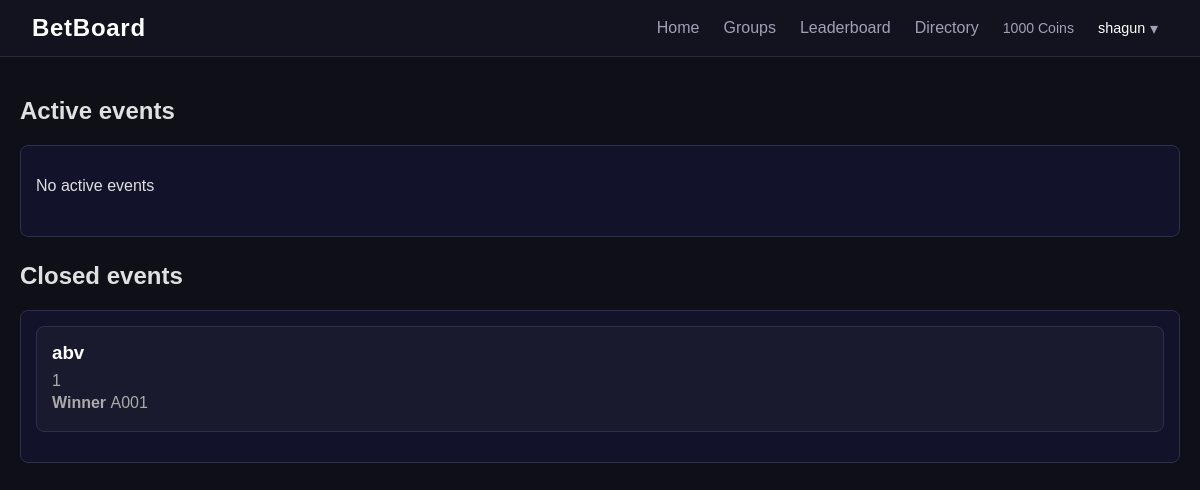
/ (signed in), run on the app's committed database.
### models.py (models this page shows)
class User(db.Model):
    __tablename__ = "users"
    id = db.Column(db.Integer, primary_key = True)
    username = db.Column(db.String(50), unique = True, nullable = False)
    password_hash = db.Column(db.String(50), nullable = False)
    coins = db.Column(db.Integer, default = 1000)
    created_at = db.Column(db.DateTime, default = datetime.utcnow)
    is_admin = db.Column(db.Boolean, default = False)
    roll_number = db.Column(db.String(20), unique = True, nullable = False)

class Event(db.Model):
    __tablename__ = "events"
    id = db.Column(db.Integer, primary_key = True)
    title = db.Column(db.String(200))
    description = db.Column(db.Text)
    prev_yes_odds = db.Column(db.Float, default = 0)
    prev_no_odds = db.Column(db.Float, default = 0)
    created_at = db.Column(db.DateTime, default = datetime.utcnow)
    event_type = db.Column(db.String(20), default="standard")
    phase = db.Column(db.String(20), nullable=True)
    status = db.Column(db.String(20), default="open")
    result = db.Column(db.String(20), nullable=True)

### routes/betting.py (the view, shortened to what this page needs)
@betting_bp.route("/")
def dashboard():
    if "user_id" not in session:
        return redirect(url_for("auth.login"))
    user = db.session.get(User, session["user_id"])
    if user is None:
        session.clear()
        return redirect(url_for("auth.login"))
    events = Event.query.all()
    event_data = []
    for event in events:
        bets = Bet.query.filter_by(event_id=event.id).all()
        user_bet = Bet.query.filter_by(event_id = event.id, user_id = user.id).first()
        if event.event_type == 'most_likely_to':
            nominees = Nominee.query.filter_by(event_id = event.id).all()
            total_pool = sum(b.amount for b in bets)
            nominee_data = []
            for n in nominees:
                pool = sum(b.amount for b in bets if b.side == n.roll_number)
                odds = round(total_pool/pool,2) if pool>0 else None
                nominee_data.append({
                    "roll_number": n.roll_number,
                    "pool": pool,
                    "odds": odds
                })
            user_nomination = None
            if event.phase == "nomination":
                user_nomination = Nomination.query.filter_by(
                    event_id = event.id,
                    nominator_id = user.id
                ).first()
            event_data.append({
            "event": event,
            "nominees": nominee_data,
            "user_bet": user_bet,
            "user_nomination": user_nomination,
            "yes_pool": 0, "no_pool": 0,
            "yes_prob": 0, "no_prob": 0,
            "yes_odds": 0, "no_odds": 0,
            "yes_direction": "same", "no_direction": "same"
        })
    return render_template(
        "dashboard.html",
        event_data=event_data,
        current_user=user
    )

### templates/dashboard.html (shortened to what this page needs)
{% extends "base.html" %}
{% block content %}
<h2>Active events</h2>
<div class="events-container">
    {%set ns = namespace(found=false)%}
    {%if not ns.found%}
    <p>No active events</p>
    {%endif%}
</div>
<h2>Closed events</h2>
<div class="events-container">
    {%set ns2 = namespace(found=false)%}
    {% for data in event_data %}
    {%set event = data.event%}
    {% if event.status == "resolved" %}
    {%set ns2.found = true%}
    <div class="event-card">
        <h3>{{ event.title }}</h3>
        <p>{{ event.description }}</p>
        <p><strong>Winner </strong>{{event.result}}</p>
    </div>
    {%endif%}
    {%endfor%}
</div>
{% endblock %}

### templates/base.html (shortened to what this page needs)
<!DOCTYPE html>
<html>
<head>
    <link rel="stylesheet" href="{{url_for('static', filename='css/style.css')}}" </head>
<body>
    <nav class="navbar">
        <a href="{{ url_for('betting.dashboard') }}" class="nav-brand">BetBoard</a>
        {%if session.get('user_id')%}
        <div class="nav-right">
            <a href="{{ url_for('betting.dashboard') }}" class="nav-link">Home</a>
            {%if current_user.is_admin%}
                    <a href="{{url_for('admin.admin_groups')}}" class="nav-link">Manage Groups</a>
                    <a href="{{url_for('admin.create_event')}}" class="nav-link">Create Event</a>
            {%else%}
            <a href="{{ url_for('groups.groups') }}" class="nav-link">Groups</a>
             {%endif%}
            <a href="{{ url_for('betting.leaderboard') }}" class="nav-link">Leaderboard</a>
            <a href="{{ url_for('auth.directory') }}" class="nav-link">Directory</a>
            <span class="nav-coins">{{ current_user.coins }} Coins </span>
            <div class="nav-profile-wrapper">
                <button class="nav-profile-btn" onclick="toggleProfileDropdown()">
                    {{ current_user.username }}
                    <span class="nav-caret">▾</span>
                </button>
            </div>
        </div>
        {%endif%}
    </nav>
    <div class="container">
        {% block content %}{% endblock %}
    </div>
</body>
</html>

### static/css/style.css (style rules this page uses)
body { font-family: Arial; background: #0f0f17; color: #e0e0e0; margin: 0; }
a { color: #7eb8f7; }
.navbar { display: flex; align-items: center; justify-content: space-between; padding: 0 2rem; height: 56px; background: #13131f; border-bottom: 1px solid #2a2a3d; position: sticky; top: 0; z-index: 100; }
.nav-brand { font-size: 1.5rem; font-weight: 700; color: #ffffff; text-decoration: none; letter-spacing: 0.03em; }
.nav-link { color: #a0a0b8; text-decoration: none; font-size:1.0rem; transition: color 0.2s; }
.nav-right { font-size: 1rem; display: flex; align-items: center; gap: 1.5rem; }
.nav-coins { font-size: 0.88rem; color: #a0a0b8; }
.nav-profile-wrapper { position: relative; }
.nav-profile-btn { background: none; border: none; color: #ffffff; font-size: 0.9rem; cursor: pointer; display: flex; align-items: center; gap: 0.3rem; padding: 0; }
.nav-caret { font-size: 1rem; color: #a0a0b8; }
.container { padding: 20px; }
.events-container { background: #12122a; border: 1px solid #2e2e4e; border-radius: 8px; padding: 15px; margin-bottom: 25px; min-height: 60px; }
.event-card { background: #1a1a2e; border: 1px solid #2e2e4e; padding: 15px; margin-bottom: 15px; border-radius: 8px; }
.event-card h3 { margin: 0 0 8px 0; color: #ffffff; }
.event-card p { color: #aaa; margin: 4px 0; }
button { padding: 8px 15px; margin-right: 10px; cursor: pointer; border: none; border-radius: 5px; background: #2e2e4e; color: #e0e0e0; font-size: 0.9rem; }

### data on the page
User: coins "1000", username "shagun"
Event: title "abv", description "1", result "A001"
